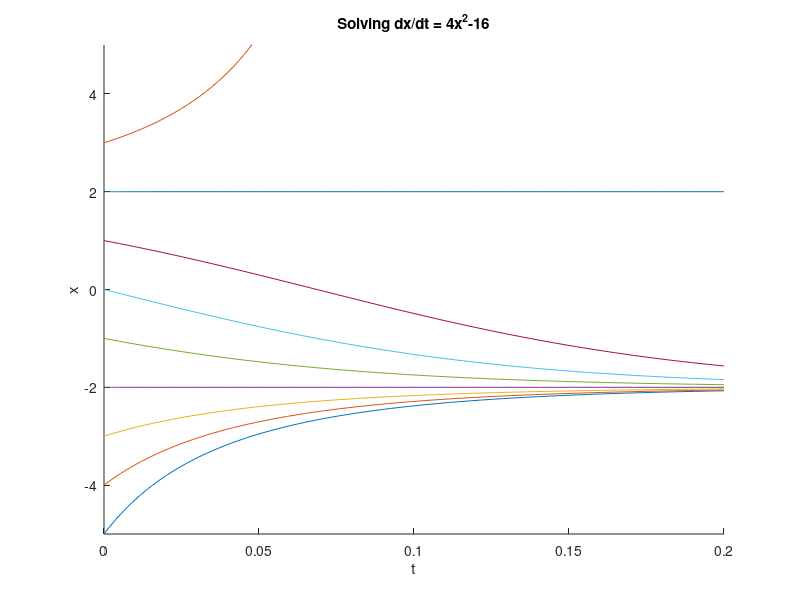

MATLAB code for this plot: (Note: this script raises an error after producing the figure.)
% initial conditions
x0_values = -5:1:3;

%parameters
t_end = .2;

for i=1:length(x0_values)

    options = odeset('RelTol',1e-8);
    [t,x] = ode45(@(t,x) 4*x.^2-16,[0 t_end],x0_values(i),options);
    
    
    dt = t_end/(length(t)-1);
    t_even = 0:dt:t_end;
    
    %plot numerical solution
    hold on
    plot(t,x)
    xlabel('t'), ylabel('x')
    title('Solving dx/dt = 4x^2-16')
    ylim([-5 5])
end
legend(strcat('X0=',string(num2cell(x0_values))))
